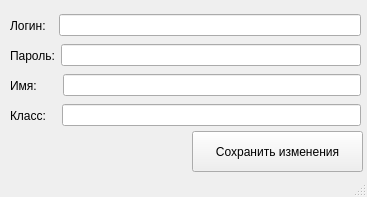
<?xml version="1.0" encoding="UTF-8"?>
<ui version="4.0">
 <class>MainWindow</class>
 <widget class="QMainWindow" name="MainWindow">
  <property name="geometry">
   <rect>
    <x>0</x>
    <y>0</y>
    <width>367</width>
    <height>197</height>
   </rect>
  </property>
  <property name="windowTitle">
   <string>MainWindow</string>
  </property>
  <widget class="QWidget" name="centralwidget">
   <widget class="QWidget" name="horizontalLayoutWidget">
    <property name="geometry">
     <rect>
      <x>10</x>
      <y>10</y>
      <width>351</width>
      <height>31</height>
     </rect>
    </property>
    <layout class="QHBoxLayout" name="horizontalLayout">
     <item>
      <widget class="QLabel" name="label">
       <property name="text">
        <string>Логин:  </string>
       </property>
      </widget>
     </item>
     <item>
      <widget class="QLineEdit" name="lineEdit">
       <property name="enabled">
        <bool>true</bool>
       </property>
       <property name="readOnly">
        <bool>true</bool>
       </property>
      </widget>
     </item>
    </layout>
   </widget>
   <widget class="QWidget" name="horizontalLayoutWidget_2">
    <property name="geometry">
     <rect>
      <x>10</x>
      <y>40</y>
      <width>351</width>
      <height>31</height>
     </rect>
    </property>
    <layout class="QHBoxLayout" name="horizontalLayout_2">
     <item>
      <widget class="QLabel" name="label_2">
       <property name="text">
        <string>Пароль:</string>
       </property>
      </widget>
     </item>
     <item>
      <widget class="QLineEdit" name="lineEdit_2"/>
     </item>
    </layout>
   </widget>
   <widget class="QWidget" name="horizontalLayoutWidget_3">
    <property name="geometry">
     <rect>
      <x>10</x>
      <y>70</y>
      <width>351</width>
      <height>31</height>
     </rect>
    </property>
    <layout class="QHBoxLayout" name="horizontalLayout_3">
     <item>
      <widget class="QLabel" name="label_3">
       <property name="text">
        <string>Имя:      </string>
       </property>
      </widget>
     </item>
     <item>
      <widget class="QLineEdit" name="lineEdit_3">
       <property name="frame">
        <bool>true</bool>
       </property>
       <property name="dragEnabled">
        <bool>false</bool>
       </property>
       <property name="readOnly">
        <bool>true</bool>
       </property>
       <property name="clearButtonEnabled">
        <bool>false</bool>
       </property>
      </widget>
     </item>
    </layout>
   </widget>
   <widget class="QWidget" name="horizontalLayoutWidget_4">
    <property name="geometry">
     <rect>
      <x>10</x>
      <y>100</y>
      <width>351</width>
      <height>31</height>
     </rect>
    </property>
    <layout class="QHBoxLayout" name="horizontalLayout_4">
     <item>
      <widget class="QLabel" name="label_4">
       <property name="text">
        <string>Класс:   </string>
       </property>
      </widget>
     </item>
     <item>
      <widget class="QLineEdit" name="lineEdit_4">
       <property name="readOnly">
        <bool>true</bool>
       </property>
      </widget>
     </item>
    </layout>
   </widget>
   <widget class="QPushButton" name="pushButton">
    <property name="geometry">
     <rect>
      <x>192</x>
      <y>131</y>
      <width>171</width>
      <height>41</height>
     </rect>
    </property>
    <property name="text">
     <string>Сохранить изменения</string>
    </property>
   </widget>
   <widget class="QLabel" name="label_5">
    <property name="geometry">
     <rect>
      <x>10</x>
      <y>145</y>
      <width>171</width>
      <height>21</height>
     </rect>
    </property>
    <property name="text">
     <string/>
    </property>
   </widget>
  </widget>
  <widget class="QStatusBar" name="statusbar"/>
 </widget>
 <resources/>
 <connections/>
</ui>
